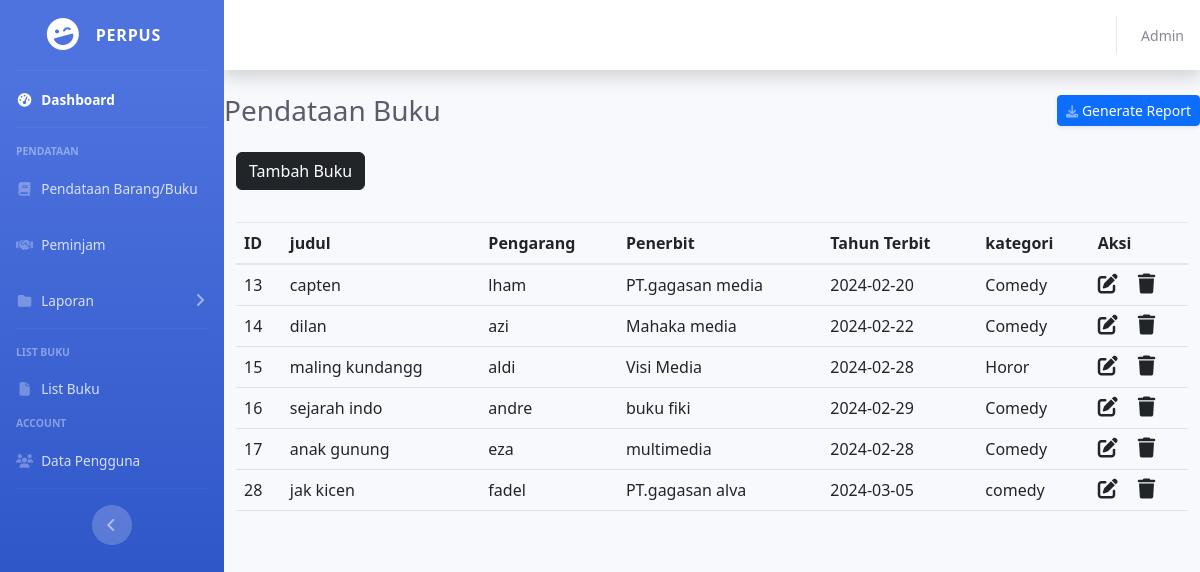
The app's page /pendataanbuku.php with its own data.
### tables this page shows
CREATE TABLE `buku` (
  `id` int(11) NOT NULL,
  `perpus_id` int(11) NOT NULL,
  `judul` varchar(255) NOT NULL,
  `penulis` varchar(255) NOT NULL,
  `penerbit` varchar(100) NOT NULL,
  `tahun_terbit` date NOT NULL,
  `kategori_id` varchar(255) NOT NULL
);

### pendataanbuku.php (the view, shortened to what this page needs)
<!DOCTYPE html>
<html lang="en">
<head>
    <link href="template/vendor/fontawesome-free/css/all.min.css" rel="stylesheet" type="text/css">
    <link href="template/css/sb-admin-2.min.css" rel="stylesheet">
</head>
<body id="page-top">
    <div id="wrapper">
        <ul class="navbar-nav bg-gradient-primary sidebar sidebar-dark accordion" id="accordionSidebar">
            <a class="sidebar-brand d-flex align-items-center justify-content-center" href="dashboard.php">
                <div class="sidebar-brand-icon rotate-n-15">
                    <i class="fas fa-laugh-wink"></i>
                </div>
                <div class="sidebar-brand-text mx-3"> PERPUS <sup></sup></div>
            </a>
            <hr class="sidebar-divider my-0">
            <li class="nav-item active">
                <a class="nav-link" href="dashboard.php">
                    <i class="fas fa-fw fa-tachometer-alt"></i>
                    <span>Dashboard </span></a>
            </li>
            <hr class="sidebar-divider">
            <div class="sidebar-heading">
                Pendataan
            </div>
            <li class="nav-item">
                <a class="nav-link collapsed" href="#"  data-target="#collapseTwo"
                    aria-expanded="true" aria-controls="collapseTwo">
                    <i class="fas fa-fw fa-book"></i>
                    <span>Pendataan Barang/Buku</span>
                </a>
            </li>
            <li class="nav-item">
                <a class="nav-link collapsed" href="peminjaman.php" data-target="#collapseUtilities"
                    aria-expanded="true" aria-controls="collapseUtilities">
                    <i class="fas fa-fw fa-handshake"></i>
                    <span>Peminjam</span>
                </a>
            </li>
            <li class="nav-item">
                <a class="nav-link collapsed" href="#" data-toggle="collapse" data-target="#collapsePages"
                    aria-expanded="true" aria-controls="collapsePages">
                    <i class="fas fa-fw fa-folder"></i>
                    <span>Laporan</span>
                </a>
            </li>
            <hr class="sidebar-divider">
            <div class="sidebar-heading">
                List Buku
            </div>
            <li class="nav-item">
                <a class="nav-link" href="ulasan.php">
                    <i class="fas fa-fw fa-file"></i>
                    <span>List Buku</span>
                </a>
            </li>
            <div class="sidebar-heading">
                Account
            </div>
<li class="nav-item">
    <a class="nav-link" href="datapengguna.php">
        <i class="fas fa-fw fa-users"></i>
        <span>Data Pengguna</span>
    </a>
</li>
            <hr class="sidebar-divider d-none d-md-block">
            <div class="text-center d-none d-md-inline">
                <button class="rounded-circle border-0" id="sidebarToggle"></button>
            </div>
        </ul>
        <div id="content-wrapper" class="d-flex flex-column">
            <div id="content">
                <nav class="navbar navbar-expand navbar-light bg-white topbar mb-4 static-top shadow">
                    <ul class="navbar-nav ml-auto">
                        <li class="nav-item dropdown no-arrow">
                            <a class="nav-link dropdown-toggle" href="#" id="userDropdown" role="button"
                                data-toggle="dropdown" aria-haspopup="true" aria-expanded="false">
                                <span class="mr-2 d-none d-lg-inline text-gray-600 small">Admin </span>
                            </a>
                        </li>
                    </ul>
                </nav>
                    <div class="d-sm-flex align-items-center justify-content-between mb-4">
                        <h1 class="h3 mb-0 text-gray-800">Pendataan Buku</h1>
                        <a href="#" class="d-none d-sm-inline-block btn btn-sm btn-primary shadow-sm"> Generate Report</a>
                    </div>
<?php
include "db_conn.php";
?>
<!DOCTYPE html>
<html lang="en">
<head>
  <link href="https://cdn.jsdelivr.net/npm/bootstrap@5.2.3/dist/css/bootstrap.min.css" rel="stylesheet">
  <link rel="stylesheet" href="https://cdnjs.cloudflare.com/ajax/libs/font-awesome/6.4.0/css/all.min.css" />
</head>
<body>
  <div class="container">
    <a href="add-new.php" class="btn btn-dark mb-3">Tambah Buku</a>
       <table class="table table-hover">
       <table class="table table-hover">
        <tr>
          <th scope="col">ID</th>
          <th scope="col">judul</th>
          <th scope="col">Pengarang</th>
          <th scope="col">Penerbit</th>
          <th scope="col">Tahun Terbit</th>
          <th scope="col">kategori</th>
          <th scope="col">Aksi</th>
        </tr>
      <tbody>
        <?php
        $sql = "SELECT * FROM `buku`";
        $result = mysqli_query($conn, $sql);
        while ($row = mysqli_fetch_assoc($result)) {
        ?>
          <tr>
            <td><?php echo $row["id"] ?></td>
            <td><?php echo $row["judul"] ?></td>
            <td><?php echo $row["penulis"] ?></td>
            <td><?php echo $row["penerbit"] ?></td>
            <td><?php echo $row["tahun_terbit"] ?></td>
            <td><?php echo $row["kategori_id"] ?></td>
            <td>
              <a href="edit.php?id=<?php echo $row["id"] ?>" class="link-dark"><i class="fa-solid fa-pen-to-square fs-5 me-3"></i></a>
              <a href="delete.php?id=<?php echo $row["id"] ?>" class="link-dark"><i class="fa-solid fa-trash fs-5"></i></a>
            </td>
          </tr>
        <?php
        }
        ?>
      </tbody>
    </table>
  </div>
</body>
</html>

### records on screen
buku: id "13", judul "capten", penulis "lham", penerbit "PT.gagasan media", tahun_terbit "2024-02-20", kategori "Comedy"
buku: id "14", judul "dilan", penulis "azi", penerbit "Mahaka media", tahun_terbit "2024-02-22", kategori "Comedy"
buku: id "15", judul "maling kundangg", penulis "aldi", penerbit "Visi Media", tahun_terbit "2024-02-28", kategori "Horor"
buku: id "16", judul "sejarah indo", penulis "andre", penerbit "buku fiki", tahun_terbit "2024-02-29", kategori "Comedy"
buku: id "17", judul "anak gunung", penulis "eza", penerbit "multimedia", tahun_terbit "2024-02-28", kategori "Comedy"
buku: id "28", judul "jak kicen", penulis "fadel", penerbit "PT.gagasan alva", tahun_terbit "2024-03-05", kategori "comedy"
